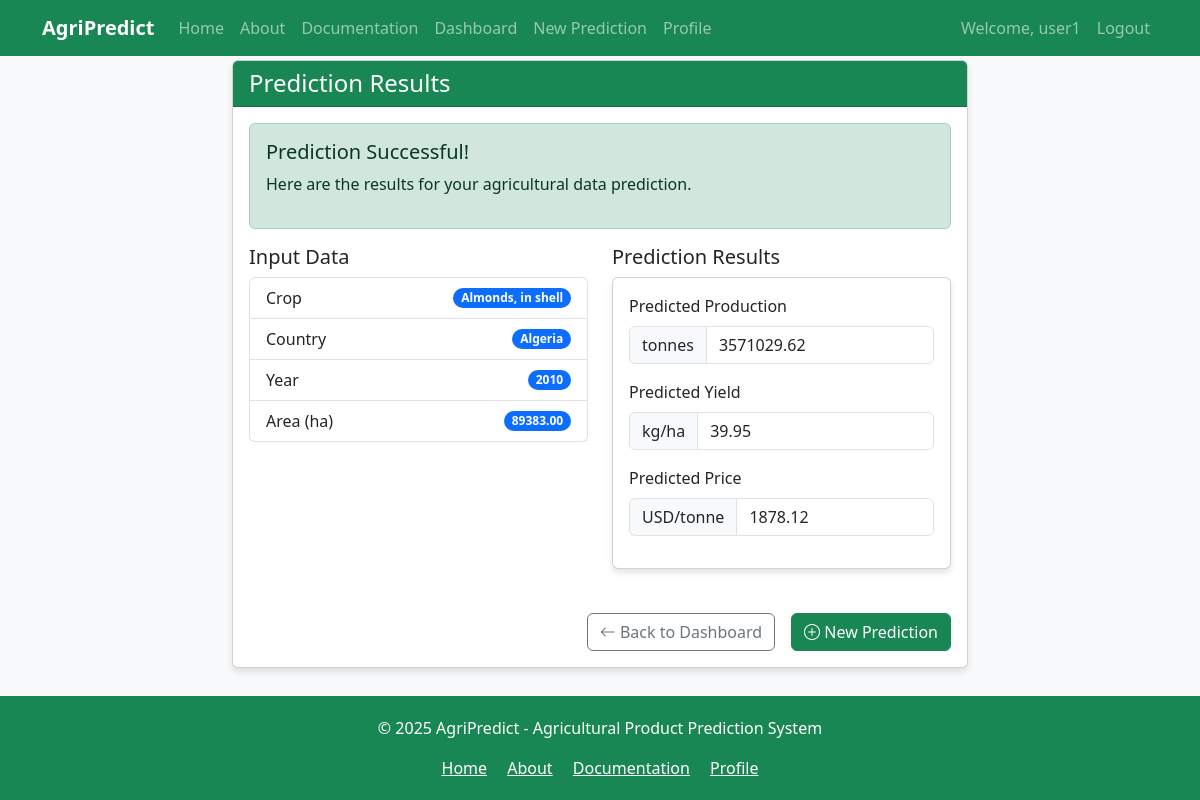
Screenshot of /predict/results/1/ (signed in) with the database file from the repository.
### core/models.py (models this page shows, shortened)
class AgriculturalData(models.Model):
    user = models.ForeignKey(User, on_delete=models.CASCADE)
    country = models.CharField(max_length=100)
    crop = models.CharField(max_length=100)
    year = models.IntegerField()
    area_harvested_ha = models.FloatField()
    production_tonnes = models.FloatField()  # Added missing field
    rainfall_mm = models.FloatField()
    temperature_c = models.FloatField()
    price_usd_per_tonne = models.FloatField()  # Added missing field
    policy_flag = models.CharField(max_length=50)
    transport_cost_usd = models.FloatField()
    demand_supply_gap = models.FloatField()
    productivity_index = models.FloatField(default=0)  # Added missing field
    predicted_production = models.FloatField(null=True, blank=True)
    predicted_yield = models.FloatField(null=True, blank=True)
    predicted_price = models.FloatField(null=True, blank=True)
    created_at = models.DateTimeField(auto_now_add=True)
    class Meta:
        verbose_name_plural = "Agricultural Data"
        ordering = ['-year', 'country']

### core/views.py (the view)
# urls.py: path('predict/results/<int:pk>/', views.prediction_results, name='prediction_results'),
@login_required
def prediction_results(request, pk):
    prediction = get_object_or_404(AgriculturalData, pk=pk, user=request.user)
    results = request.session.get('prediction_results', None)
    if not results:
        results = {
            'production': prediction.predicted_production,
            'yield': prediction.predicted_yield,
            'price': prediction.predicted_price,
            'input_data': {
                'country': prediction.country,
                'crop': prediction.crop,
                'year': prediction.year,
                'area': prediction.area_harvested_ha,
            }
        }
    context = {
        'prediction': prediction,
        'results': results,
    }
    if 'prediction_results' in request.session:
        del request.session['prediction_results']
    return render(request, 'core/prediction_results.html', context)

### core/templates/core/prediction_results.html
{% extends 'core/base.html' %}
{% load django_bootstrap5 %}
{% block content %}
<div class="row justify-content-center">
    <div class="col-md-8">
        <div class="card">
            <div class="card-header bg-success text-white">
                <h4 class="mb-0">Prediction Results</h4>
            </div>
            <div class="card-body">
                <div class="alert alert-success">
                    <h5 class="alert-heading">Prediction Successful!</h5>
                    <p>Here are the results for your agricultural data prediction.</p>
                </div>
                <div class="row mb-4">
                    <div class="col-md-6">
                        <h5>Input Data</h5>
                        <ul class="list-group">
                            <li class="list-group-item d-flex justify-content-between align-items-center">
                                Crop
                                <span class="badge bg-primary rounded-pill">{{ results.input_data.crop }}</span>
                            </li>
                            <li class="list-group-item d-flex justify-content-between align-items-center">
                                Country
                                <span class="badge bg-primary rounded-pill">{{ results.input_data.country }}</span>
                            </li>
                            <li class="list-group-item d-flex justify-content-between align-items-center">
                                Year
                                <span class="badge bg-primary rounded-pill">{{ results.input_data.year }}</span>
                            </li>
                            <li class="list-group-item d-flex justify-content-between align-items-center">
                                Area (ha)
                                <span class="badge bg-primary rounded-pill">{{ results.input_data.area|floatformat:2 }}</span>
                            </li>
                        </ul>
                    </div>
                    <div class="col-md-6">
                        <h5>Prediction Results</h5>
                        <div class="card">
                            <div class="card-body">
                                <div class="mb-3">
                                    <label class="form-label">Predicted Production</label>
                                    <div class="input-group">
                                        <span class="input-group-text">tonnes</span>
                                        <input type="text" class="form-control" value="{{ results.production|floatformat:2 }}" readonly>
                                    </div>
                                </div>
                                <div class="mb-3">
                                    <label class="form-label">Predicted Yield</label>
                                    <div class="input-group">
                                        <span class="input-group-text">kg/ha</span>
                                        <input type="text" class="form-control" value="{{ results.yield|floatformat:2 }}" readonly>
                                    </div>
                                </div>
                                <div class="mb-3">
                                    <label class="form-label">Predicted Price</label>
                                    <div class="input-group">
                                        <span class="input-group-text">USD/tonne</span>
                                        <input type="text" class="form-control" value="{{ results.price|floatformat:2 }}" readonly>
                                    </div>
                                </div>
                            </div>
                        </div>
                    </div>
                </div>
                <div class="d-grid gap-2 d-md-flex justify-content-md-end">
                    <a href="{% url 'dashboard' %}" class="btn btn-outline-secondary me-md-2">
                        <i class="bi bi-arrow-left"></i> Back to Dashboard
                    </a>
                    <a href="{% url 'predict' %}" class="btn btn-success">
                        <i class="bi bi-plus-circle"></i> New Prediction
                    </a>
                </div>
            </div>
        </div>
    </div>
</div>
{% endblock %}

### core/templates/core/base.html (shortened to what this page needs)
<!DOCTYPE html>
<html lang="en">
<head>
    {% load django_bootstrap5 %}
    {% bootstrap_css %}
    <link rel="stylesheet" href="https://cdn.jsdelivr.net/npm/bootstrap-icons@1.10.0/font/bootstrap-icons.css">
</head>
<body>
    <nav class="navbar navbar-expand-lg navbar-dark bg-success fixed-top">
        <div class="container">
            <a class="navbar-brand" href="{% url 'home' %}">AgriPredict</a>
            <div class="collapse navbar-collapse" id="navbarNav">
                <ul class="navbar-nav me-auto">
                    <li class="nav-item">
                        <a class="nav-link" href="{% url 'home' %}">Home</a>
                    </li>
                    <li class="nav-item">
                        <a class="nav-link" href="{% url 'about' %}">About</a>
                    </li>
                    <li class="nav-item">
                        <a class="nav-link" href="{% url 'documentation' %}">Documentation</a>
                    </li>
                    {% if user.is_authenticated %}
                    <li class="nav-item">
                        <a class="nav-link" href="{% url 'dashboard' %}">Dashboard</a>
                    </li>
                    <li class="nav-item">
                        <a class="nav-link" href="{% url 'predict' %}">New Prediction</a>
                    </li>
                    <li class="nav-item">
                        <a class="nav-link" href="{% url 'profile' %}">Profile</a>
                    </li>
                    {% endif %}
                </ul>
                <ul class="navbar-nav">
                    {% if user.is_authenticated %}
                    <li class="nav-item">
                        <span class="nav-link">Welcome, {{ user.username }}</span>
                    </li>
                    <li class="nav-item">
                        <a class="nav-link" href="{% url 'logout' %}">Logout</a>
                    </li>
                    {% endif %}
                </ul>
            </div>
        </div>
    </nav>
    <div class="content-wrapper">
        <div class="container">
            {% block content %}{% endblock %}
        </div>
    </div>
    <footer class="footer bg-success">
        <div class="container text-center">
            <p>&copy; 2025 AgriPredict - Agricultural Product Prediction System</p>
            <div class="mt-2">
                <a href="{% url 'home' %}" class="text-white mx-2">Home</a>
                <a href="{% url 'about' %}" class="text-white mx-2">About</a>
                <a href="{% url 'documentation' %}" class="text-white mx-2">Documentation</a>
                {% if user.is_authenticated %}
                <a href="{% url 'profile' %}" class="text-white mx-2">Profile</a>
                {% endif %}
            </div>
        </div>
    </footer>
</body>
</html>

### core/templates/core/base.html (style rules this page uses)
html, body { height: 100%; }
body { display: flex; flex-direction: column; padding-top: 60px; background-color: #f8f9fa; }
.content-wrapper { flex: 1 0 auto; }
.navbar-brand { font-weight: bold; }
.card { margin-bottom: 20px; box-shadow: 0 4px 6px rgba(0, 0, 0, 0.1); }
.card-header { background-color: #28a745; color: white; font-weight: bold; }
.footer { color: white; padding: 20px 0; flex-shrink: 0; }

### rows the page displays
AgriculturalData: input_data.crop "Almonds, in shell", input_data.country "Algeria", input_data.area "89383.00", production "3571029.62", yield "39.95", price "1878.12"

### other values shown
{{ user.username }} "user1"
{{ results.input_data.year }} "2010"
